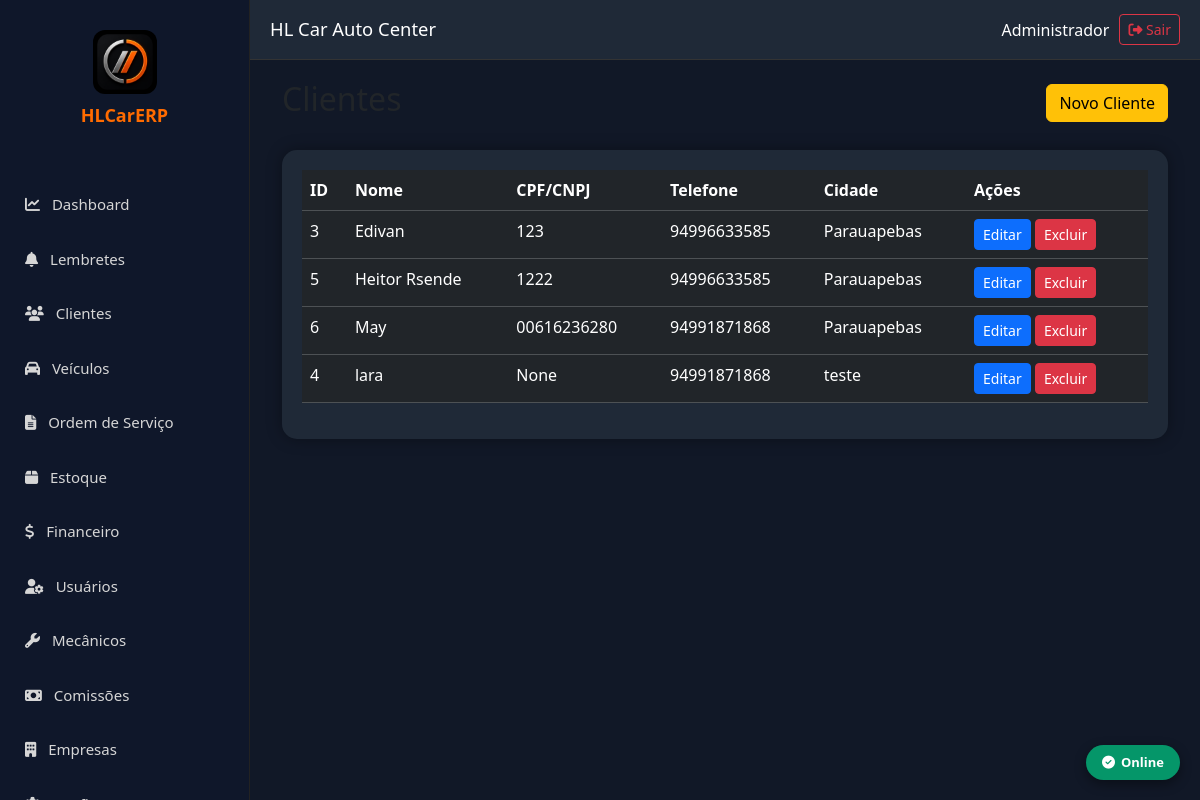
Screenshot of /clientes (signed in) with the database file from the repository.
### models.py (models this page shows)
class Cliente(db.Model):
    __tablename__ = "clientes"
    id = db.Column(db.Integer, primary_key=True)
    empresa_id = db.Column(db.Integer, db.ForeignKey("empresas.id"), nullable=False, index=True)
    nome = db.Column(db.String(200), nullable=False)
    tipo = db.Column(db.String(20), default="FISICA")
    cpf_cnpj = db.Column(db.String(20))
    rg_ie = db.Column(db.String(30))
    telefone = db.Column(db.String(30))
    whatsapp = db.Column(db.String(30))
    email = db.Column(db.String(150))
    cep = db.Column(db.String(15))
    endereco = db.Column(db.String(200))
    numero = db.Column(db.String(20))
    complemento = db.Column(db.String(100))
    bairro = db.Column(db.String(100))
    cidade = db.Column(db.String(100))
    estado = db.Column(db.String(2))
    observacoes = db.Column(db.Text)
    data_nascimento = db.Column(db.Date, nullable=True)
    ativo = db.Column(db.Boolean, default=True, nullable=False)
    criado_em = db.Column(db.DateTime, default=datetime.utcnow, nullable=False)
    alterado_em = db.Column(db.DateTime, default=datetime.utcnow, onupdate=datetime.utcnow)
    empresa = db.relationship("Empresa")
    __table_args__ = (
        Index("idx_cliente_nome", "empresa_id", "nome"),
        Index("idx_cliente_cpf", "empresa_id", "cpf_cnpj"),
    )

### app.py (the view)
@app.route("/clientes")
@login_required
def clientes():
    eid = empresa_atual()
    if not eid:
        return redirect("/login")
    lista_clientes = Cliente.query.filter_by(empresa_id=eid).order_by(Cliente.nome).all()
    return render_template("clientes.html", clientes=lista_clientes)

### app.py (called while the page is built)
def empresa_atual():
    eid = session.get("empresa_id")
    if not eid:
        session.clear()
        return None
    return eid

### templates/clientes.html (shortened to what this page needs)
{% extends "base.html" %}
{% block conteudo %}
<div class="container-fluid">
    <div class="d-flex justify-content-between align-items-center mb-4">
        <h2>Clientes</h2>
        <a href="/clientes/novo" class="btn btn-warning">
            Novo Cliente
        </a>
    </div>
    <div class="card-dashboard">
        <table class="table table-dark table-hover">
            <thead>
                <tr>
                    <th>ID</th>
                    <th>Nome</th>
                    <th>CPF/CNPJ</th>
                    <th>Telefone</th>
                    <th>Cidade</th>
                    <th>Ações</th>
                </tr>
            </thead>
            <tbody>
                {% for cliente in clientes %}
                <tr>
                    <td>{{ cliente.id }}</td>
                    <td>{{ cliente.nome }}</td>
                    <td>{{ cliente.cpf_cnpj }}</td>
                    <td>{{ cliente.telefone }}</td>
                    <td>{{ cliente.cidade }}</td>
                    <td>
                        <a href="/clientes/editar/{{ cliente.id }}"
                           class="btn btn-sm btn-primary">
                            Editar
                        </a>
                        <a href="/clientes/excluir/{{ cliente.id }}"
                           class="btn btn-sm btn-danger"
                           onclick="return confirm('Deseja realmente excluir este cliente?')">
                            Excluir
                        </a>
                    </td>
                </tr>
                {% endfor %}
            </tbody>
        </table>
    </div>
</div>
{% endblock %}

### templates/base.html (shortened to what this page needs)
<!DOCTYPE html>
<html lang="pt-br">
<head>
<link href="https://cdn.jsdelivr.net/npm/bootstrap@5.3.7/dist/css/bootstrap.min.css" rel="stylesheet">
<link href="https://cdnjs.cloudflare.com/ajax/libs/font-awesome/6.7.2/css/all.min.css" rel="stylesheet">
<link rel="stylesheet" href="{{ url_for('static', filename='css/offline.css') }}">
</head>
<body>
<div class="sidebar" id="sidebar">
<div class="logo" style="text-align:center; padding: 10px 0 20px;">
    <img src="{{ url_for('static', filename='icons/icon-192.png') }}"
         alt="HL Car"
         style="width:64px; height:64px; border-radius:12px;">
    <div style="color:#ff6b00; font-weight:bold; font-size:18px; margin-top:8px;">
        HLCarERP
    </div>
</div>
    <ul class="menu">
        <li><a href="/"><i class="fa fa-chart-line me-2"></i> Dashboard</a></li>
<li>
    <a href="/lembretes">
        <i class="fa fa-bell me-2"></i> Lembretes
    </a>
</li>
        <li><a href="/clientes"><i class="fa fa-users me-2"></i> Clientes</a></li>
        <li><a href="/veiculos"><i class="fa fa-car me-2"></i> Veículos</a></li>
        <li><a href="/ordens"><i class="fa fa-file-alt me-2"></i> Ordem de Serviço</a></li>
        <li><a href="/estoque"><i class="fa fa-box me-2"></i> Estoque</a></li>
        <li><a href="/financeiro"><i class="fa fa-dollar-sign me-2"></i> Financeiro</a></li>
        <li><a href="/usuarios"><i class="fa fa-user-cog me-2"></i> Usuários</a></li>
        <li><a href="/mecanicos"><i class="fa fa-wrench me-2"></i> Mecânicos</a></li>
                <li><a href="/comissoes"><i class="fa fa-money-bill me-2"></i> Comissões</a></li>
                        <li><a href="/empresas"><i class="fa fa-building me-2"></i> Empresas</a></li>
        <li><a href="/configuracoes"> Configurações</a></li>
    </ul>
</div>
<div class="topbar">
    <div class="d-flex align-items-center gap-2">
        <h3>HL Car Auto Center</h3>
    </div>
    <div class="usuario">
        <span>{{ session.get('usuario_nome', 'Usuário') }}</span>
        <a href="/logout" class="btn btn-sm btn-outline-danger">
            <i class="fa fa-sign-out-alt"></i> Sair
        </a>
    </div>
</div>
<div class="content">
    {% block conteudo %}
    {% endblock %}
</div>
<div id="hl-offline-badge" class="hl-badge online">
    <i class="fa fa-check-circle"></i> Online
</div>
</body>
</html>

### static/css/offline.css (style rules this page uses)
#hl-offline-badge { position: fixed; bottom: 20px; right: 20px; z-index: 9999; padding: 8px 16px; border-radius: 20px; font-size: 13px; font-weight: 600; color: #fff; box-shadow: 0 4px 12px rgba(0,0,0,0.4); display: flex; align-items: center; gap: 6px; transition: all 0.3s ease; }
#hl-offline-badge.online { background: #059669; }

### templates/base.html (style rules this page uses)
* { margin:0; padding:0; box-sizing:border-box; font-family:Segoe UI,Tahoma,Geneva,Verdana,sans-serif; }
body { background:#111827; overflow-x:hidden; }
.sidebar { position:fixed; left:0; top:0; width:250px; height:100vh; background:#0f172a; border-right:1px solid #222; padding-top:20px; z-index:1050; transition: transform 0.3s ease; }
.logo { text-align:center; font-size:26px; font-weight:bold; color:#ff6b00; margin-bottom:30px; }
.menu { list-style:none; padding:0; }
.menu li { margin-bottom:4px; }
.menu a { display:block; padding:14px 25px; text-decoration:none; color:#d6d6d6; font-size:15px; transition:.25s; }
.topbar { position:fixed; left:250px; top:0; right:0; height:60px; background:#1f2937; display:flex; justify-content:space-between; align-items:center; padding:0 20px; border-bottom:1px solid #333; z-index:1000; transition: left 0.3s ease; }
.topbar h3 { color:white; margin:0; font-size:1.15rem; }
.usuario { color:#fff; display:flex; align-items:center; gap:10px; }
.content { margin-left:250px; margin-top:60px; padding:20px; min-height:calc(100vh - 60px); transition: margin-left 0.3s ease; }
.card-dashboard { background:#1f2937; border-radius:15px; padding:20px; color:white; box-shadow:0 0 15px rgba(0,0,0,.35); transition:.3s; }
.table-dark th, .table-dark td { white-space:nowrap; }

### rows the page displays
Cliente: id "3", nome "Edivan", cpf_cnpj "123", telefone "94996633585", cidade "Parauapebas"
Cliente: id "5", nome "Heitor Rsende", cpf_cnpj "1222", telefone "94996633585", cidade "Parauapebas"
Cliente: id "6", nome "May", cpf_cnpj "00616236280", telefone "94991871868", cidade "Parauapebas"
Cliente: id "4", nome "lara", cpf_cnpj "None", telefone "94991871868", cidade "teste"

### other values shown
{{ session.get('usuario_nome', 'Usuário') }} "Administrador"
